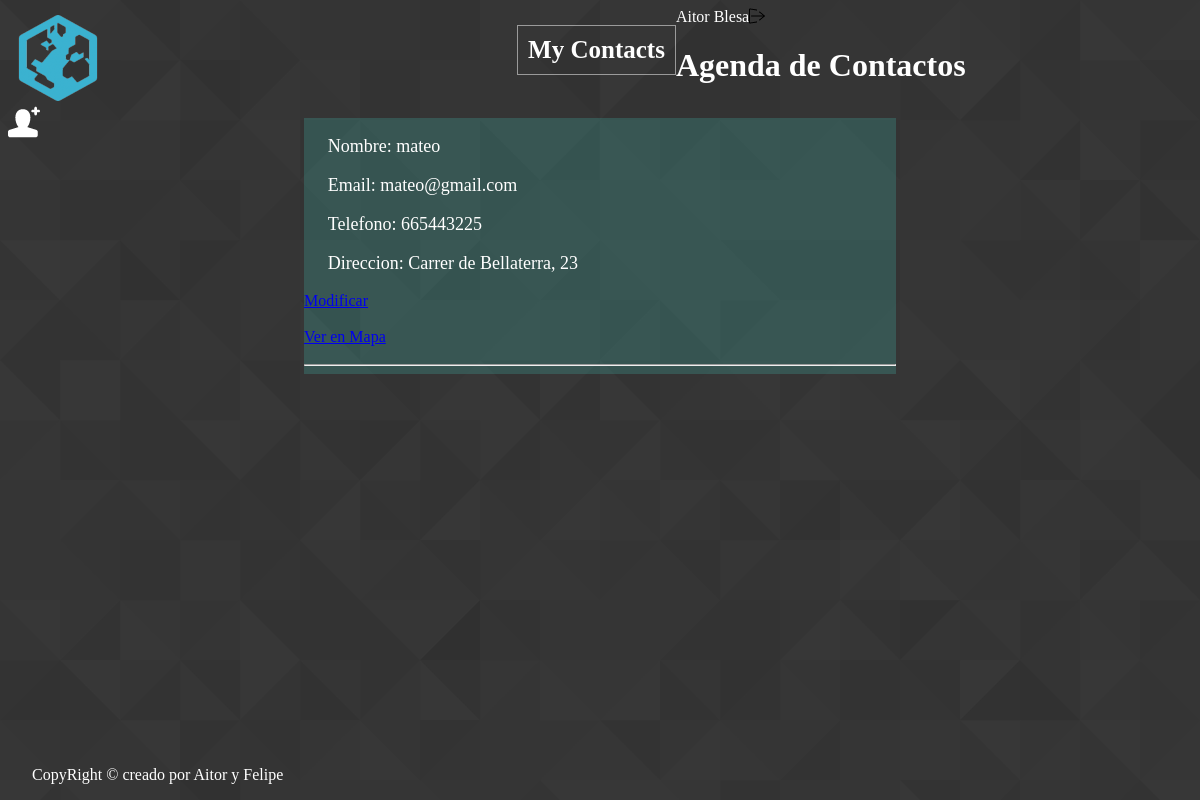
Before: /main.php (signed in) with the older database file.
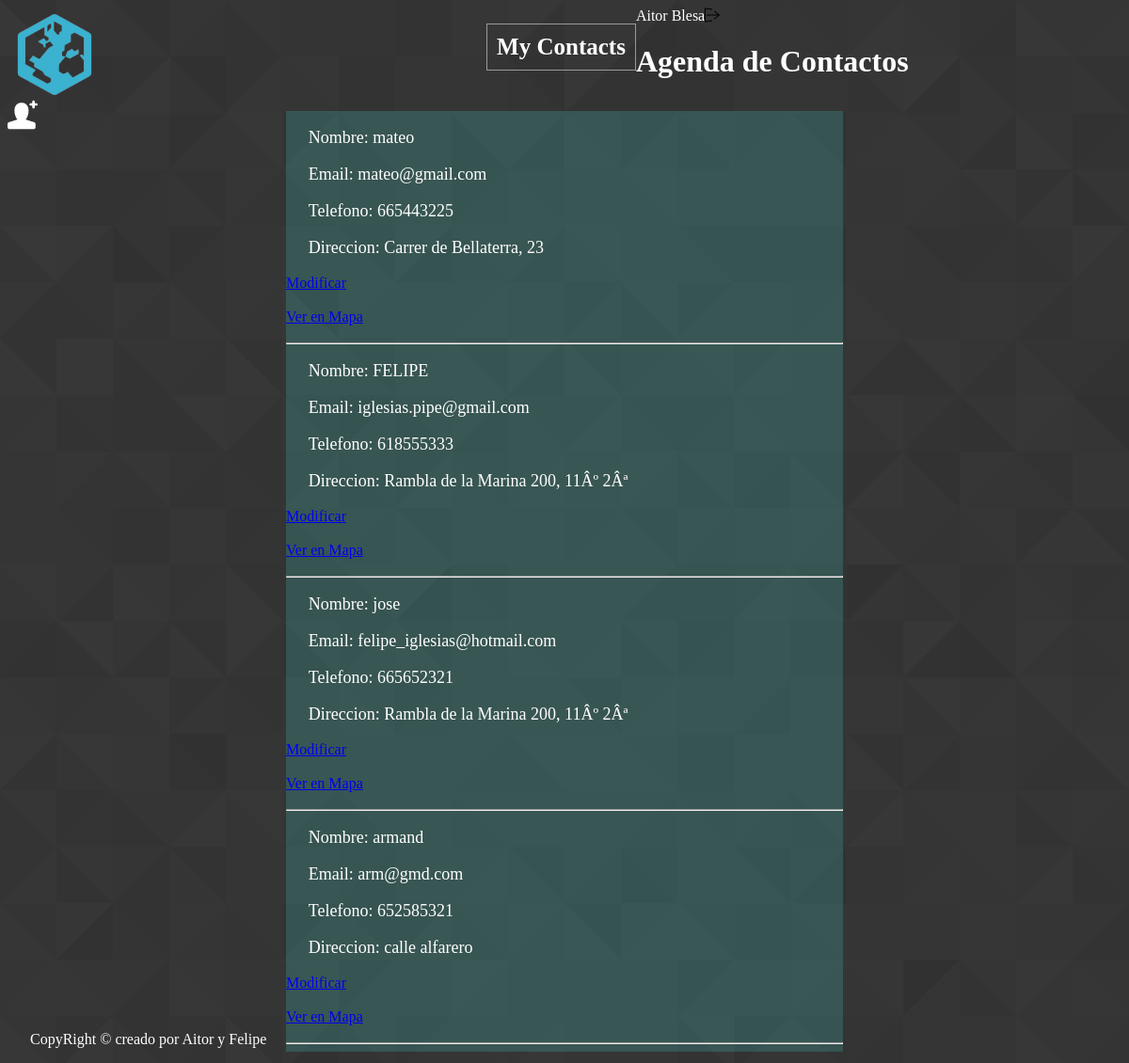
After: the same page with the newer database file.
### tables this page shows
CREATE TABLE IF NOT EXISTS `tbl_contactos` (
  `con_id` int(11) NOT NULL,
  `con_nombre` varchar(25) NOT NULL,
  `con_apellido` varchar(50) NOT NULL,
  `con_mail` varchar(50) NOT NULL,
  `con_telefono` int(9) NOT NULL,
  `con_direccion` varchar(90) NOT NULL,
  `con_latitud` float NOT NULL,
  `con_longitud` float NOT NULL,
  `usu_id` int(11) NOT NULL
);

### main.php (the view, shortened to what this page needs)
<?php
include('/login/conexion.php');
?>
<!DOCTYPE html>
<html>
	<head>
		<link rel="stylesheet" type="text/css" href="css/styles.css">
	</head>
		<body>
		<div id="wrapper">
			<header>
				<div id="izquierda">
					<img src="img/logo.png" alt="Mycontacts"/>
					<h1 id="empresa">My Contacts</h1>
				</div>
				<div id="derecha">
					<?php echo $_SESSION['nombre_usuario']. " " .$_SESSION['apellido_usuario']?> <a href="login/logout.php" title="Logout"><img src="img/logout.png" alt="Logout"></a>
				</div>
			</header>
		<div class="lateral">
			<div id="contenedor_titulo">
				<div id="titulo_contacto">
					<h1>Agenda de Contactos</h1>
				</div>
				<div id="nuevo_contacto">
					<a href="insertar.php" title="Insertar"><img src="img/add_user.png" alt="Insertar usuario"/></a>
				</div>
			</div>
		</div>
			<?php
				$sql ="SELECT * FROM tbl_contactos WHERE usu_id=$_SESSION[usu_id]";
				$datos = mysqli_query($conexion, $sql);
				if(mysqli_num_rows($datos)!=0){
					echo "<div class='contenido'>";
	            	while ($mostrar = mysqli_fetch_array($datos)) {
						echo "<article id='contenido_contacto'>";
						echo utf8_encode("<p>Nombre: $mostrar[con_nombre]");
						echo utf8_encode(" <p>Email: $mostrar[con_mail]</p>");
						echo utf8_encode(" <p>Telefono: $mostrar[con_telefono]</p>");
						echo utf8_encode(" <p>Direccion: $mostrar[con_direccion]</p>");
						echo utf8_encode("<a class='modificar_contacto' href='modificar.php?con_id=$mostrar[con_id]'>Modificar</a></p>");
						echo utf8_encode("<a href='#'>Ver en Mapa</a></p>");
						echo "<hr>";
						echo "</article>";
	            	}
	            	echo "</div>";
				}else{
	        		echo "Inserta contactos en tu agenda!";
	        	}
			?>
		<footer>
			<p>CopyRight &copy; creado por Aitor y Felipe<p>
		</footer>
	</body>
</html>

### css/styles.css (style rules this page uses)
body { color: #fff; background: url('../img/pattern.png') fixed; }
img { margin:0; position: absolute; }
header h1 { float: left; margin-left: 43%; width: auto; border: solid 1px; border-color: rgba(255,255,255,.5); padding: 10px; font-size: 25px; text-align: center; }
.contenido { width: 50%; height: auto; background-color: rgba(65,164,153,.3); margin: 1% 25%; float: right; }
.contenido p { font-size: 18px; padding-left: 4%; }
footer { position:fixed; bottom: 0; clear: both; width: 100%; margin-left:2%; }

Changed rows visible on the page:
added tbl_contactos: con_nombre "Nombre: FELIPE", con_mail "Email: iglesias.pipe@gmail.com", con_telefono "Telefono: 618555333", con_direccion "Direccion: Rambla de la Marina 200, 11Âº 2Âª", con_id "Modificar"
added tbl_contactos: con_nombre "Nombre: jose", con_mail "Email: felipe_iglesias@hotmail.com", con_telefono "Telefono: 665652321", con_direccion "Direccion: Rambla de la Marina 200, 11Âº 2Âª", con_id "Modificar"
added tbl_contactos: con_nombre "Nombre: armand", con_mail "Email: arm@gmd.com", con_telefono "Telefono: 652585321", con_direccion "Direccion: calle alfarero", con_id "Modificar"
